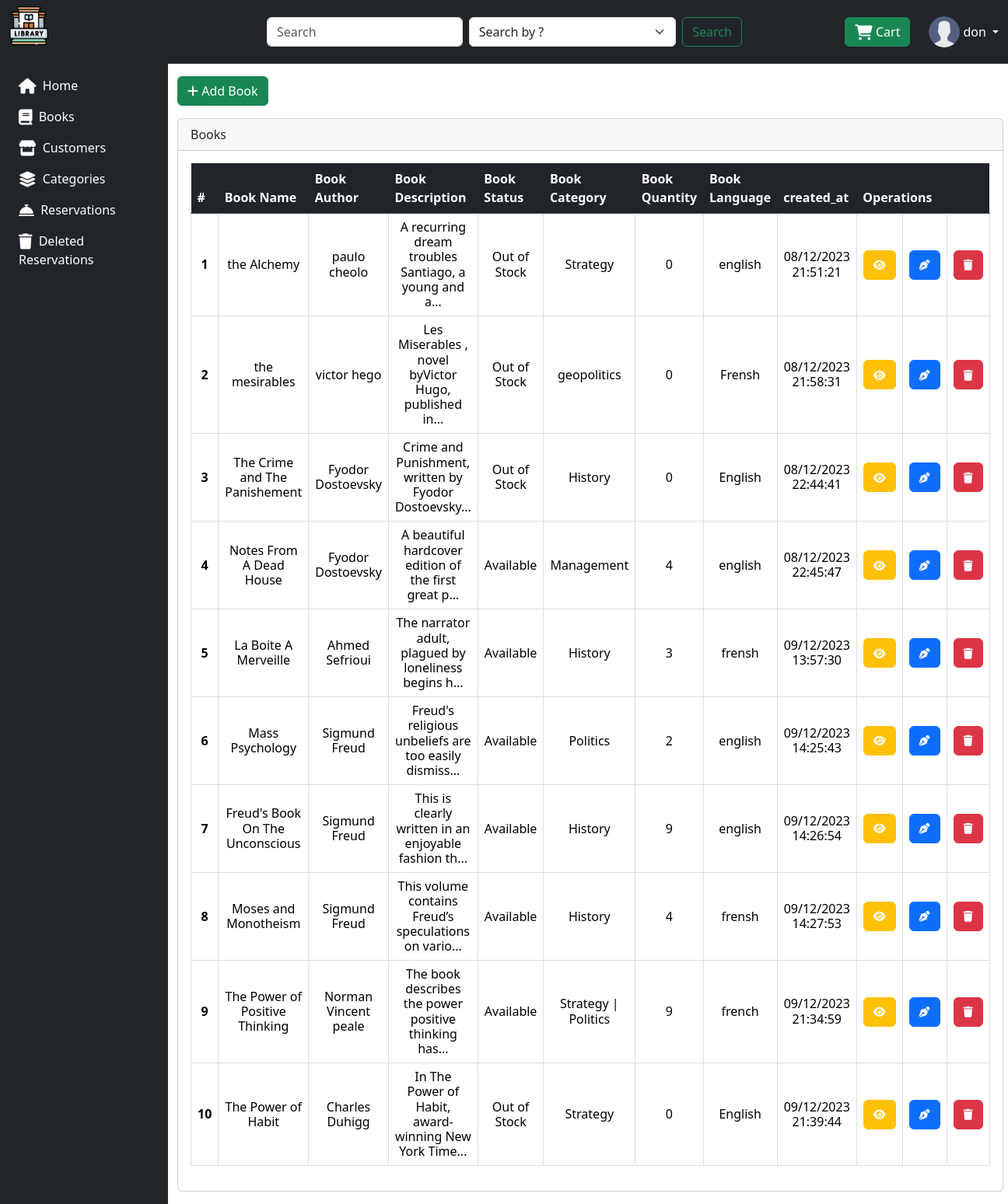
The app's page /books/ (signed in) with its own data.
### LStore/models.py (models this page shows, shortened)
class Book(models.Model):
    name = models.CharField(max_length=50, null=False, blank=False)
    author = models.CharField(max_length=50, null=False, blank=False)
    description = models.TextField(null=True, blank=True)
    status = models.BooleanField(default=False, editable=False)
    book_category = models.ManyToManyField(Category, related_name='categories')
    quantity = models.IntegerField(null=True, blank=True)
    image = models.ImageField(upload_to='uploads/', null=False, blank=False)
    language = models.CharField(max_length=50, null=False, blank=False)
    created_at = models.DateTimeField(auto_now_add=True)
    updated_at = models.DateTimeField(auto_now=True)

class Category(models.Model):
    name = models.CharField(max_length=50, null=False, blank=False)
    description = models.TextField(null=True, blank=True)
    created_at = models.DateTimeField(auto_now_add=True)
    updated_at = models.DateTimeField(auto_now=True)

### LStore/views.py (the view)
# urls.py: path('books/', views.book_table,name="books"),
def book_table(request):
    books = Book.objects.all()
    return render(request,'book/book_table.html', {"books": books})

### LStore/templates/book/book_table.html (shortened to what this page needs)
{% extends 'base.html' %}
{% load static %}
{% block content %}
<a href="{% url 'create_book' %}" class="btn btn-success mb-3"><i class="fa-solid fa-plus"></i> Add Book</a>
<div class="card">
    <div class="card-header">
      Books
    </div>
    <div class="card-body">
        <table class="table " style="border-collapse: collapse;">
            <thead class="table table-dark table-striped">
              <tr>
                <th scope="col">#</th>
                <th scope="col">Book Name</th>
                <th scope="col">Book Author</th>
                <th scope="col">Book Description</th>
                <th scope="col">Book Status</th>
                <th scope="col">Book Category</th>
                <th scope="col">Book Quantity</th>
                <th scope="col">Book Language</th>
                <th scope="col">created_at</th>
                <th scope="col" colspan="3">Operations</th>
              </tr>
            </thead>
            <tbody class="h6">
                {% for book in books %}
              <tr>
                <td style="text-align: center;vertical-align: middle;border: 1px solid #dddddd;" scope="row"><b>{{ forloop.counter }}</b></th>
                <td style="text-align: center; vertical-align: middle;border: 1px solid #dddddd;">{{ book.name }}</td>
                <td style="text-align: center; vertical-align: middle;border: 1px solid #dddddd;">{{ book.author }}</td>
                <td style="text-align: center; vertical-align: middle;border: 1px solid #dddddd;">{{ book.description|slice:":50" }}...</td>
                <td style="text-align: center; vertical-align: middle;border: 1px solid #dddddd;">{% if book.status %}Available{% else %} Out of Stock {% endif %}</td>
                <td style="text-align: center; vertical-align: middle;border: 1px solid #dddddd;">
                    {% for category in book.book_category.all %}
        {{ category.name }}
        {% if not forloop.last %}|{% endif %}
    {% endfor %}
                </td>
                <td style="text-align: center; vertical-align: middle;border: 1px solid #dddddd;">{{ book.quantity }}</td>
                <td style="text-align: center; vertical-align: middle;border: 1px solid #dddddd;">{{ book.language }}</td>
                <td style="text-align: center; vertical-align: middle;border: 1px solid #dddddd;">{{ book.created_at|date:"d/m/Y H:i:s" }}</td>
              <td style="text-align: center; vertical-align: middle;border: 1px solid #dddddd;"><a href="{% url 'book' book.id %}" class="btn btn-warning"><i class="fa-solid fa-eye fa-sm" style="color: #ffffff;"></i></a></td>
              <td style="text-align: center; vertical-align: middle;border: 1px solid #dddddd;"><a href="{% url 'edit_book' book.id %}" class="btn btn-primary"><i class="fa-solid fa-pen-nib fa-sm" style="color: #ffffff;"></i></a></td>
              <td style="text-align: center; vertical-align: middle;border: 1px solid #dddddd;"><a href="{% url 'delete_book' book.id %}" class="btn btn-danger"><i class="fa-solid fa-trash fa-sm" style="color: #ffffff;"></i></a></td>
              </tr>
             {% endfor %}
            </tbody>
          </table>
    </div>
  </div>
{% endblock content %}

### LStore/templates/base.html (shortened to what this page needs)
{% load static %}
<!DOCTYPE html>
<html lang="en">
<head>
    <link rel="stylesheet" href="{% static 'style/css/bootstrap.min.css' %}" class="stylesheet">
    <link rel="stylesheet" href="https://cdnjs.cloudflare.com/ajax/libs/font-awesome/6.5.1/css/all.min.css" />
</head>
<body>
      <nav class="navbar navbar-expand-lg navbar-dark bg-dark">
        <div class="container-fluid">
            <a href="/" class="d-flex align-items-center pb-3 mb-md-0 me-md-auto text-white text-decoration-none">
                <img src="{% static '/style/icons/library.png' %}" alt="hugenerd" width="50" height="50" >
            </a>
          <div class="collapse navbar-collapse" id="navbarSupportedContent">
            <ul class="navbar-nav me-auto mb-2 mb-lg-0">
              <li class="nav-item">
                <a class="nav-link active" aria-current="page" href="#"></a>
              </li>
            </ul>
                <form action="{% url 'search_book' %}" method="POST" class="d-flex col-md-6 mx-auto">
                <input class="form-control me-2" type="search" name="search" placeholder="Search" aria-label="Search" value="{{ request.POST.search }}">
                <select class="form-select me-2" name="search_by" aria-label="Default select example">
                    <option value="0" {% if request.POST.search_by == "0" %}selected{% endif %}>Search by ?</option>
                </select>
                <button class="btn btn-outline-success" type="submit">Search</button>
                </form>
                <a href="{% url 'view_cart' %}" class="btn btn-success me-4">
                    <i class="fa-solid fa-cart-shopping fa-lg" style="color: #ffffff;"></i> Cart
                </a>
                {% if request.user.is_authenticated %}
                 <div class="dropdown">
                <a href="" class="d-flex align-items-center text-white text-decoration-none dropdown-toggle" id="dropdownUser1" data-bs-toggle="dropdown" aria-expanded="false">
                    <img src="{% static "/style/icons/user.png" %}" alt="" width="40" height="40" class="rounded-circle">
                    <span class="d-none d-sm-inline mx-1">{{ request.user.username }}</span>
                </a>
                {% else %}
                <div class="form-group">
                        <a href="{% url 'login' %}" class="btn btn-primary btn-block">Login</a>
                </form>
                </div>
                </div>
                {% endif %}
          </div>
        </div>
      </nav>
    <div class="container-fluid">
        <div class="row flex-nowrap">
            <div class="col-auto col-md-3 col-xl-2 px-sm-2 px-0 bg-dark">
                <div class="d-flex flex-column align-items-center align-items-sm-start px-3 pt-2 text-white min-vh-100">
                    <ul class="nav nav-pills flex-column mb-sm-auto mb-0 align-items-center align-items-sm-start" id="menu">
                        <li class="nav-item">
                            <a href="{% url 'home' %}" class="nav-link align-middle px-0">
                                <i class="fa-sharp fa-solid fa-house fa-lg" style="color: #fafafa;"></i> <span class="ms-1 d-none text-white d-sm-inline">Home</span>
                            </a>
                        </li>
                        <li>
                            <a href="{% url 'books' %}" class="nav-link align-middle px-0">
                                <i class="fa-solid fa-book fa-lg" style="color: #ffffff;"></i> <span class="text-white ms-1 d-none d-sm-inline">Books</span> </a>
                        </li>
                        <li>
                            <a href="{% url 'customer' %}" class="nav-link align-middle px-0">
                                <i class="fa-solid fa-store fa-lg" style="color: #ffffff;"></i> <span class="text-white ms-1 d-none d-sm-inline">Customers</span></a>
                        </li>
                        <li>
                            <a href="{% url 'category' %}" class="nav-link align-middle px-0">
                                <i class="fa-solid fa-layer-group fa-lg" style="color: #ffffff;"></i> <span class="text-white ms-1 d-none d-sm-inline">Categories</span></a>
                        </li>
                        <li class="nav-item">
                            <a href="{% url 'reservation' %} " class="nav-link align-middle px-0">
                                <i class="fa-solid fa-bell-concierge fa-lg" style="color: #ffffff;"></i> <span class="ms-1 d-none text-white d-sm-inline">Reservations</span>
                            </a>
                        </li>
                        <li>
                            <a href="{% url 'deleted_reservation' %}" class="nav-link align-middle px-0">
                                <i class="fa-solid fa-trash fa-lg" style="color: #ffffff;"></i> <span class="text-white ms-1 d-none d-sm-inline">Deleted Reservations</span> </a>
                        </li>
                    </ul>
                </div>
            </div>
            <div class="col py-3">
                {% block content %}{% endblock content %}
              </div>
        </div>
    </div>
</body>
</html>

### records on screen
Book: name "the Alchemy", author "paulo cheolo", description "A recurring dream troubles Santiago, a young and a", status "Out of Stock", quantity "0", language "english", created_at "08/12/2023 21:51:21"
Category: name "Strategy"
Book: name "the mesirables", author "victor hego", description "Les Miserables , novel byVictor Hugo, published in", status "Out of Stock", quantity "0", language "Frensh", created_at "08/12/2023 21:58:31"
Category: name "geopolitics"
Book: name "The Crime and The Panishement", author "Fyodor Dostoevsky", description "Crime and Punishment, written by Fyodor Dostoevsky", status "Out of Stock", quantity "0", language "English", created_at "08/12/2023 22:44:41"
Category: name "History"
Book: name "Notes From A Dead House", author "Fyodor Dostoevsky", description "A beautiful hardcover edition of the first great p", status "Available", quantity "4", language "english", created_at "08/12/2023 22:45:47"
Category: name "Management"
Book: name "La Boite A Merveille", author "Ahmed Sefrioui", description "The narrator adult, plagued by loneliness begins h", status "Available", quantity "3", language "frensh", created_at "09/12/2023 13:57:30"
Book: name "Mass Psychology", author "Sigmund Freud", description "Freud's religious unbeliefs are too easily dismiss", status "Available", quantity "2", language "english", created_at "09/12/2023 14:25:43"
Category: name "Politics"
Book: name "Freud's Book On The Unconscious", author "Sigmund Freud", description "This is clearly written in an enjoyable fashion th", status "Available", quantity "9", language "english", created_at "09/12/2023 14:26:54"
Book: name "Moses and Monotheism", author "Sigmund Freud", description "This volume contains Freud’s speculations on vario", status "Available", quantity "4", language "frensh", created_at "09/12/2023 14:27:53"
Book: name "The Power of Positive Thinking", author "Norman Vincent peale", description "The book describes the power positive thinking has", status "Available", quantity "9", language "french", created_at "09/12/2023 21:34:59"
Book: name "The Power of Habit", author "Charles Duhigg", description "In The Power of Habit, award-winning New York Time", status "Out of Stock", quantity "0", language "English", created_at "09/12/2023 21:39:44"

### other values on screen
{{ request.user.username }} "don"
